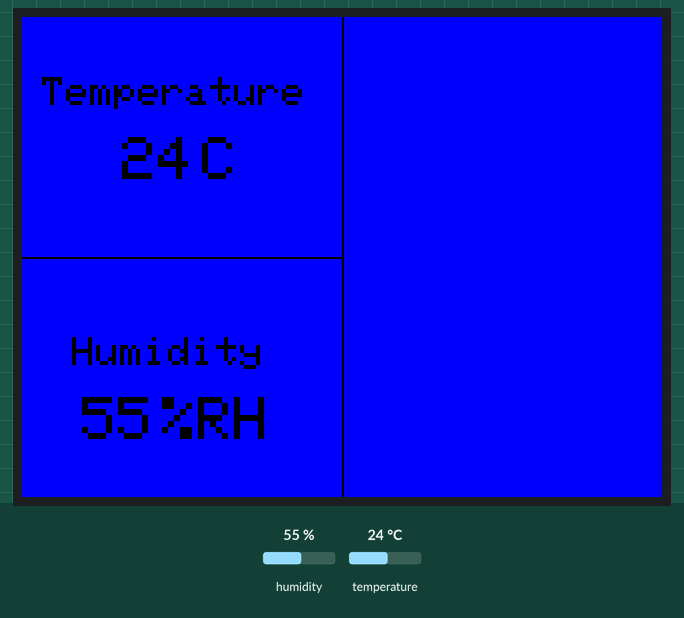
Simulated run of this sketch. Board: ESP32. On the bench: 320×240 colour display. The inputs (shaded band) are chosen by the test bench; at power-on: humidity 55 %, temperature 24 °C.

Above: at 1.3 s.
1.4 s: humidity set to 22 %
At 3.1 s:
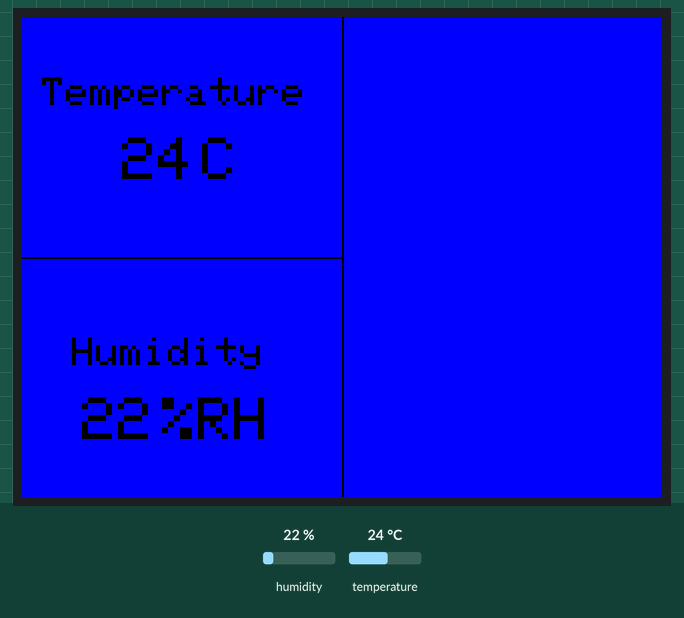
4.4 s: temperature set to 12 °C
At 5.2 s:
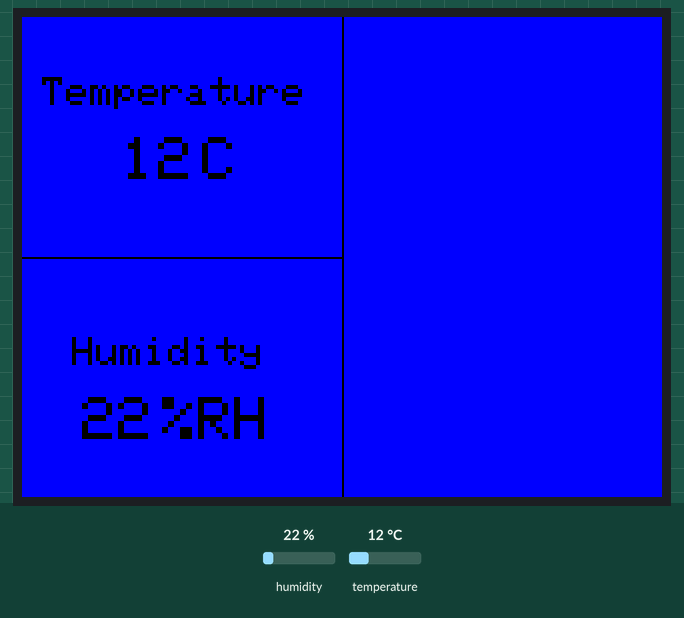
7.4 s: humidity set to 40 %
At 10.6 s:
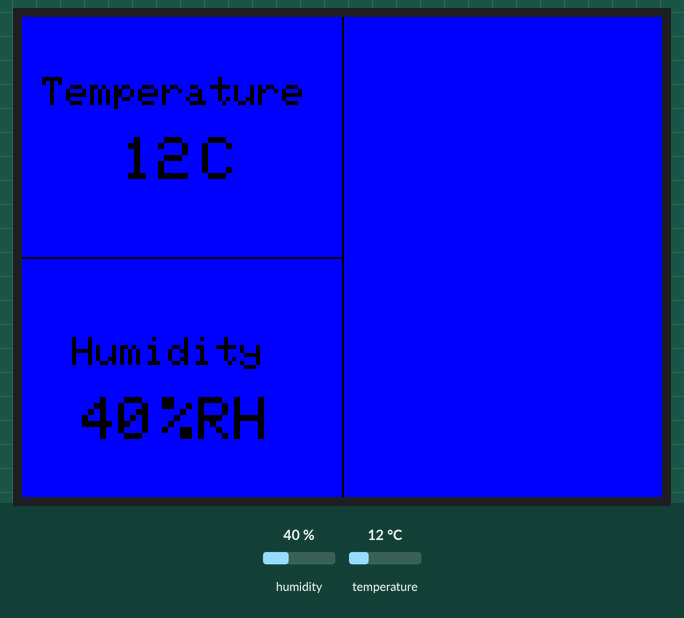
10.9 s: temperature set to 19 °C
Timing chart, 0 to 13.9 s (numbered marks = the images above; inputs shaded):
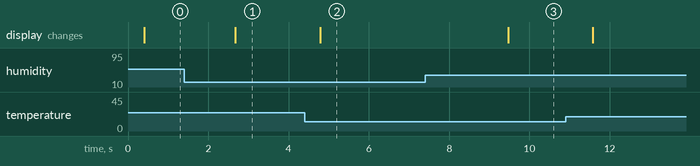

The sketch:

temp_humi_v1.0.ino
```cpp
//The following code is from https://github.com/lakshanthad/Wio_Terminal_Classroom_Arduino/blob/main/Classroom%2012/Smart_Garden/Smart_Garden.ino
// and was slightly altered to match our needs.
//Libraries
#include "TFT_eSPI.h" //TFT LCD library
#include "DHT.h" // DHT library

//Definitions
#define DHTPIN 0 //Define signal pin of DHT sensor
// #define DHTPIN PIN_WIRE_SCL //Use I2C port as Digital Port */
#define DHTTYPE DHT11 //Define DHT sensor type

//Initializations
DHT dht(DHTPIN, DHTTYPE); //Initializing DHT sensor
TFT_eSPI tft; //Initializing TFT LCD
TFT_eSprite spr = TFT_eSprite(&tft); //Initializing buffer

void setup() {
  Serial.begin(115200); //Start serial communication

  dht.begin(); //Start DHT sensor
  tft.begin(); //Start TFT LCD
  tft.setRotation(3); //Set TFT LCD rotation
  spr.createSprite(TFT_HEIGHT,TFT_WIDTH); //Create buffer

}

void loop() {
  int temp = dht.readTemperature(); //Assign variable to store temperature
  int humi = dht.readHumidity(); //Assign variable to store humidity

  //Setting the title header
  spr.fillSprite(TFT_BLUE); //Fill background with white color
  spr.setTextColor(TFT_WHITE); //Setting text color
  spr.setTextSize(3); //Setting text size

  spr.drawFastVLine(160,0,240,TFT_BLACK); //Drawing verticle line
  spr.drawFastHLine(0,120,160,TFT_BLACK); //Drawing horizontal line

  //Setting temperature
  spr.setTextColor(TFT_BLACK);
  spr.setTextSize(2);
  spr.drawString("Temperature",10,30);
  spr.setTextSize(3);
  spr.drawNumber(temp,50,60); //Display temperature values
  spr.drawString("C",90,60);

  //Setting humidity
  spr.setTextSize(2);
  spr.drawString("Humidity",25,160);
  spr.setTextSize(3);
  spr.drawNumber(humi,30,190); //Display humidity values
  spr.drawString("%RH",70,190);

  spr.pushSprite(0,0); //Push to LCD
  delay(50);


}
```

Measured:
- after the input at 1.4 s, the display: changes after 1.3 s (image 1)
- after the input at 4.4 s, the display: changes after 0.38 s (image 2)
- after the input at 7.4 s, the display: changes after 2.1 s (image 3)
